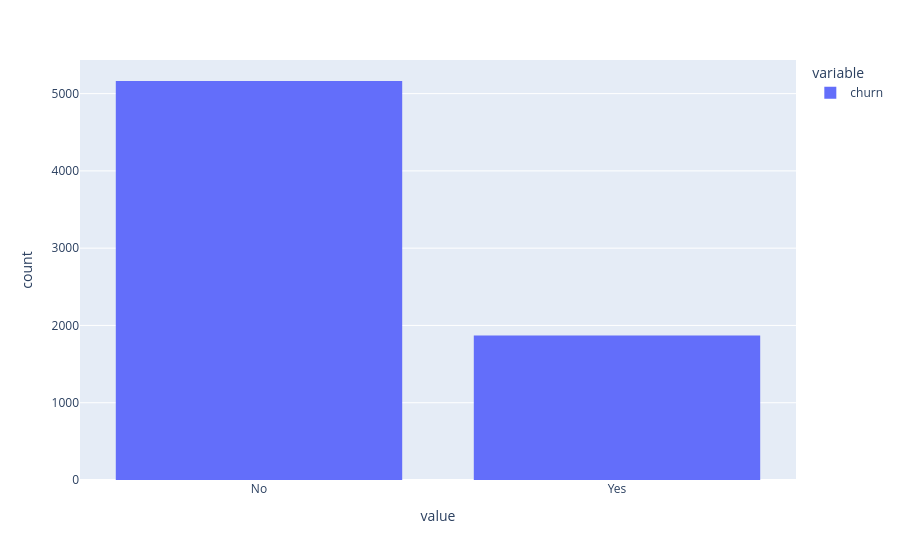

Here is the notebook cell this chart was saved with:
### Code cell
#churn count in plotly.express

px.histogram(df.churn)

### Figure 1 — Plotly figure (JSON) as saved in the notebook; plotly's stock layout.template omitted (floating-point values rounded to 4 significant figures; data arrays with more than 128 entries replaced by an {"elided": "..."} marker saying what was removed)
{"data": [{"bingroup": "x", "hovertemplate": "variable=churn<br>value=%{x}<br>count=%{y}<extra></extra>", "legendgroup": "churn", "marker": {"color": "#636efa", "pattern": {"shape": ""}}, "name": "churn", "orientation": "v", "showlegend": true, "type": "histogram", "x": {"elided": "7032 str values"}, "xaxis": "x", "yaxis": "y"}], "layout": {"barmode": "relative", "legend": {"title": {"text": "variable"}, "tracegroupgap": 0}, "margin": {"t": 60}, "xaxis": {"anchor": "y", "domain": [0, 1], "title": {"text": "value"}}, "yaxis": {"anchor": "x", "domain": [0, 1], "title": {"text": "count"}}}}
